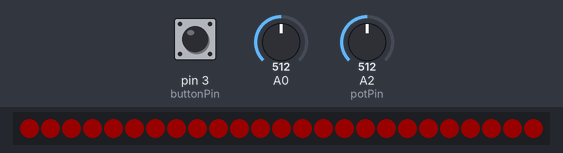
This sketch was run on a simulated Arduino Pro Mini, built with avr-gcc and run on an emulated ATmega328P. Shown: 25 RGB LEDs in strip order, left to right. The inputs (shaded band) are chosen by the test bench; at power-on: pin 3 (buttonPin) HIGH, A2 (potPin) = 512, A0 = 512. Dim RGB values are drawn brighter than linear; random numbers use the default seed unless the sketch sets one.

Above: at 1.2 s.
1.3 s: pin 3 (buttonPin) pulled LOW for 3.2 s
At 4.8 s:
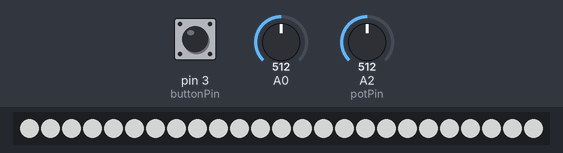
6.0 s: A2 (potPin) set to 0
At 6.9 s:
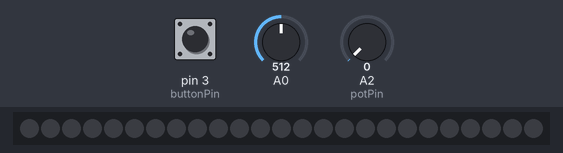
7.6 s: A2 (potPin) set to 122
At 8.9 s:
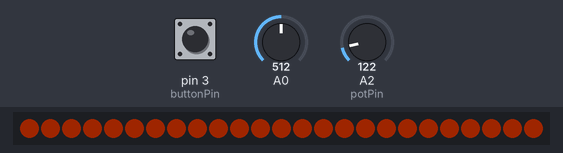
9.2 s: pin 3 (buttonPin) pulled LOW for 1 s
At 11.4 s:
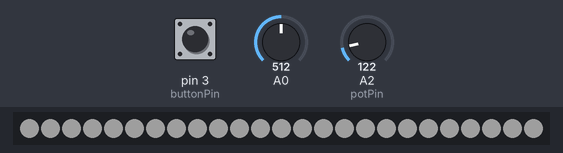
11.7 s: pin 3 (buttonPin) pulled LOW for 0.15 s
At 12.9 s:
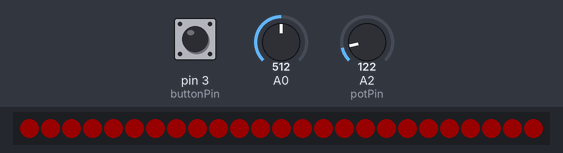
13.3 s: A0 set to 0
Timing chart, 0 to 15.8 s (numbered marks = the images above; inputs shaded):
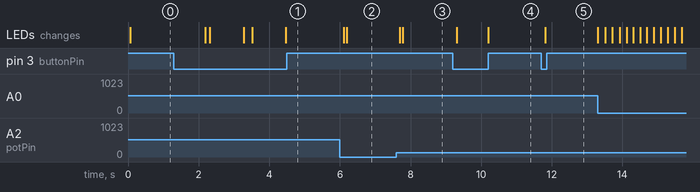

Measured:
- after the input at 1.3 s, the LEDs: change after 0.88 s (image 1)
- after the input at 6.0 s, the LEDs: first change after 0.11 s (image 2 shows a later state)
- after the input at 7.6 s, the LEDs: first change after 0.10 s (image 3 shows a later state)
- after the input at 9.2 s, the LEDs: first change after 0.11 s (image 4 shows a later state)
- after the input at 11.7 s, the LEDs: change after 0.11 s (image 5)

The sketch:

KertaLjos.ino
```cpp
/*
 *
 *  Markmið: Búa til lampa úr neopixel hring, sem hefur amk. þrjár stillingar.
 *  Dimmanlegt hvítt, dimmt rautt, og rólega flöktandi rautt eins og kerti eða eldur.
 *
 *  Aðferð: Þrjú fylki, r[], g[] og b[], sem innihalda viðeigandi gildi fyrir hvern pixel
 *
 *  Kerti: random fall sem ákveður +/- gildi á R, sem síðan flöktir til.
 *
 *  Pottur: A2,
 *  Mode takki: D3, interrupt
 *  Led Datapin:
 *
 */

#include <Adafruit_NeoPixel.h>


#define PIN         10     // datapin fyrir led. 6 virkar a pro mini
#define NUMPIX      25    // fjoldi ledda
#define Debounce    400   // debounce a mode-switch takka, ms
#define dimThresh   2     // de-noise throskuldur a pott

// kerti() studlar
#define flickrDiff    0.2      // mesti munur yfirhofud a dimmu og ljosu i flickr (notkun: power*flickrDiff)
#define flickStep     2        // random(0,flickStep), aukning og minnkun i hverju skrefi
#define RGvar         0.5      // hlutfall milli rauds og graens i kerti(), => orange=0.5

#define fDelayLo      50       // hamark og lagmark flickrDelay
#define fDelayHi      200


Adafruit_NeoPixel pixels = Adafruit_NeoPixel(NUMPIX, PIN, NEO_GRB + NEO_KHZ800);

const byte potPin = 16; // analogpin A2
const byte buttonPin = 3; // intr, pin D3, mode switch takki. Default HIGH, press LOW.

byte LedPower[] = {0, 0, 0, 0, 0};  // fylki fyrir hlaupandi medatal af maelingum
byte power = 0;                     // output power i leddur
byte RedHi, RedLo;

// tima breytur
unsigned long lastRead = 1000;
unsigned long lastSwitch = 1000;
unsigned long lastFlickr = 500;

unsigned long readFreq = 100;    // tidni aflestrar af brightness potti
unsigned long flickrDelay = fDelayLo;

byte cMode = 2;    // 0=hvitt, 1=rautt, 2=kerti.
boolean modeChange = 0;

float angle = 0;

byte R[NUMPIX], G[NUMPIX], B[NUMPIX];
int U[NUMPIX];


void kerti(){
// fyrir hvern pixel, halda utan um birtu og hvort hann se ad haekka eda laekka
// birta breytist um random(0,5) i hverju updeit, innan RedHi, RedLo

  RedHi = power;
  RedLo = byte(power * flickrDiff);
  if(RedLo > RedHi) RedLo = 2;

  byte orange = 0;

for(int i=0; i<NUMPIX; i++){
  if(R[i] >= RedHi) U[i] = -1;
  if(R[i] <= RedLo) U[i] = 1;
  randomSeed(analogRead(14));
  R[i] = R[i] + (U[i]*random(0,flickStep));    // random, upp eda nidur eftir atvikum
  R[i] = constrain(R[i], RedLo, RedHi);
  //orange = byte(((R[i]*RGvar)+(U[i]/10))/2);
  pixels.setPixelColor(i, pixels.Color(R[i], 0, 0));
  }
  pixels.show();

  //  Serial.print("R[3]: ");
  //  Serial.println(R[3]);
}


void geraHvitt(){
  for(int i=0;i<NUMPIX;i++){
      pixels.setPixelColor(i, pixels.Color(power, power, power));
      pixels.show();
    }
}

// skoda ad hafa sma graent og blatt med, ef power er fyrir ofan ~200?
void geraRautt(){
  for(int i=0;i<NUMPIX;i++){
      pixels.setPixelColor(i, pixels.Color(power, power/4, 0));
      pixels.show();
    }
}

// breytir milli modes, cMode heldur utan um mode
void swState(){    // cMode, 0=hvitt, 1=rautt, 2=kerti.
   // Debounce, lastSwitch
  if(millis() - lastSwitch >= Debounce){
      if(cMode >= 2){
          cMode = 0;
        }
      else cMode += 1;
  modeChange = 1;
  lastSwitch = millis();
  }
}


// Hlaupandi medaltal af maelingum
void ledPow(byte measured){
  LedPower[0] = measured;
  int sumPow = 0;

  for(int i=4;i>0;i--){
      LedPower[i] = LedPower[i-1];
      sumPow += LedPower[i-1];
  }
  power = byte(sumPow/4);
//  Serial.println(power);

}

void setup() {
  pixels.begin(); // This initializes the NeoPixel library.
  attachInterrupt(1, swState, LOW); // ext.intrp 1 == pinni D3
  pinMode(buttonPin, INPUT);
  pinMode(PIN, OUTPUT);
//  Serial.begin(9600);

  // byrja a nulli
  for(int i=0; i<NUMPIX;i++){
    R[i] = 0;
    G[i] = 0;
    B[i] = 0;
    U[i] = 1;
  }
  pixels.show();
}
//

void loop() {

    // --- ## BRIGHTNESS, lesa af potti
    if(millis() - lastRead >= readFreq){  // readFreq, lesa af potti a 200ms fresti
      byte maeling = byte(analogRead(potPin)/4);
      lastRead = millis();

      if( ((power - maeling) > dimThresh) || ((maeling - power) > dimThresh) ) {
        ledPow(maeling);
        modeChange = 1;   // breytt astand, uppfaera birtu

        // breyta aflestrar tidni a medan gildin eru olik
        if(maeling != LedPower[4]){
        readFreq = 20;
        }
        else readFreq = 100;
      }
    }

    if(modeChange){  // ef state eda power hefur verid breytt
 //     Serial.print("Mode: ");
 //     Serial.println(cMode); // debug
      switch(cMode){
        case 0:
          geraHvitt();
          modeChange = 0;
          break;
        case 1:
          geraRautt();
          modeChange = 0;
          break;
        case 2:
          kerti();
          modeChange = 0;
          break;
      }

    }

//     flickr, lastFlickr
    if(cMode == 2){
      if(millis() - lastFlickr > flickrDelay){
          kerti();
          lastFlickr = millis();
         // flickrDelay = random(0,10) * int(100*sin(angle));
         // angle += 0.1;
          flickrDelay += random(-10,10);
          flickrDelay = constrain(flickrDelay, fDelayLo, fDelayHi);
          // Serial.println(flickrDelay);
      }
    }
    else {delay(1);}

}

/*


Ef stillt a flokkt, flokta utfra styrkleika


# Hvitt, dimmanlegt med 'power'
  - Lesa af potti, breyta ollum rgb gildi

# Rautt, dimmanlegt med 'power'
  - Lesa af potti, laekka

# Kerti, dimmanlegt með 'power'


*/
```
